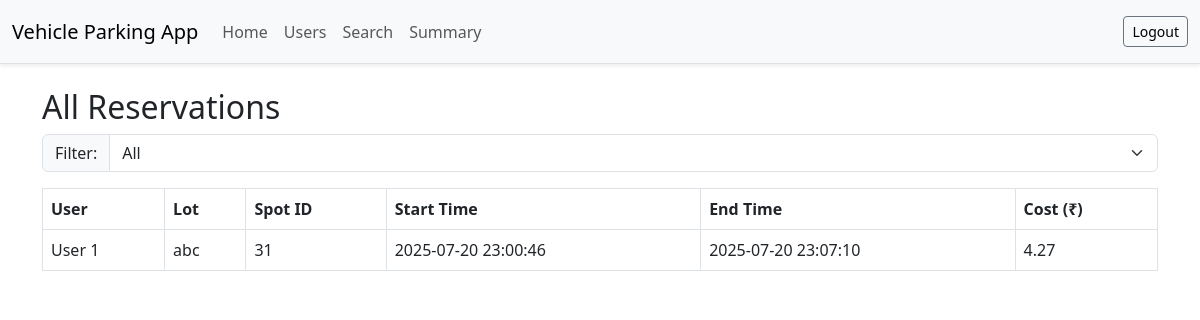
Screenshot of /admin/reservations (signed in) with the database file from the repository.
### models.py (models this page shows)
class Reservation(db.Model):
    id = db.Column(db.Integer, primary_key=True)
    user_id = db.Column(db.Integer, db.ForeignKey('user.id'), nullable=False)
    spot_id = db.Column(db.Integer, db.ForeignKey('parking_spot.id'), nullable=False)
    parking_time = db.Column(db.DateTime, nullable=True)
    release_time = db.Column(db.DateTime, nullable=True)
    cost = db.Column(db.Float, nullable=True)
    vehicle_number = db.Column(db.String(20), nullable=False)
    rating = db.Column(db.Float, nullable=True)

class User(db.Model):
    id = db.Column(db.Integer, primary_key=True)
    is_admin = db.Column(db.Boolean, default=False)
    name = db.Column(db.String(100), nullable=False)
    email = db.Column(db.String(100), unique=True, nullable=False)
    password_hash = db.Column(db.String(200), nullable=False)
    address=db.Column(db.String(200),nullable=False)
    pincode=db.Column(db.Integer,nullable=False)
    reservations = db.relationship('Reservation', backref='user', lazy=True)

class ParkingLot(db.Model):
    id = db.Column(db.Integer, primary_key=True)
    name = db.Column(db.String(100), nullable=False)
    address = db.Column(db.String(200), nullable=False)
    pin_code = db.Column(db.String(10), nullable=False)
    price = db.Column(db.Float, nullable=False)
    max_spots = db.Column(db.Integer, nullable=False)
    spots = db.relationship('ParkingSpot', backref='lot', lazy=True)

class ParkingSpot(db.Model):
    id = db.Column(db.Integer, primary_key=True)
    lot_id = db.Column(db.Integer, db.ForeignKey('parking_lot.id'), nullable=False)
    status = db.Column(db.String(1), nullable=False, default='A')  # A = Available, O = Occupied
    reservations = db.relationship('Reservation', backref='spot', lazy=True)

### app.py (the view)
@app.route('/admin/reservations')
def admin_reservations():
    if session.get('user') != 'admin':
        return redirect(url_for('login'))
    filter_status = request.args.get('status', 'all')
    if filter_status == 'active':
        reservations = Reservation.query.filter_by(release_time=None).order_by(Reservation.parking_time.desc()).all()
    elif filter_status == 'completed':
        reservations = Reservation.query.filter(Reservation.release_time.isnot(None)).order_by(Reservation.parking_time.desc()).all()
    else:
        reservations = Reservation.query.order_by(Reservation.parking_time.desc()).all()
    return render_template('admin_reservations.html', reservations=reservations, filter_status=filter_status)

### templates/admin_reservations.html (shortened to what this page needs)
{% extends "base.html" %}
{% block content %}
<h2>All Reservations</h2>
<form method="GET" class="mb-3">
    <div class="input-group">
        <label class="input-group-text" for="filter">Filter:</label>
        <select name="status" id="filter" class="form-select" onchange="this.form.submit()">
            <option value="all" {% if filter_status == 'all' %}selected{% endif %}>All</option>
        </select>
    </div>
</form>
<table class="table table-bordered">
    <thead>
        <tr>
            <th>User</th>
            <th>Lot</th>
            <th>Spot ID</th>
            <th>Start Time</th>
            <th>End Time</th>
            <th>Cost (₹)</th>
        </tr>
    </thead>
    <tbody>
        {% for res in reservations %}
        <tr>
            <td>{{ res.user.name }}</td>
            <td>{{ res.spot.lot.name }}</td>
            <td>{{ res.spot.id }}</td>
            <td>{{ res.parking_time.strftime('%Y-%m-%d %H:%M:%S') }}</td>
            <td>
                {% if res.release_time %}
                    {{ res.release_time.strftime('%Y-%m-%d %H:%M:%S') }}
                {% else %}
                    <span class="text-warning">Active</span>
                {% endif %}
            </td>
            <td>{{ res.cost if res.cost else '-' }}</td>
        </tr>
        {% endfor %}
    </tbody>
</table>
{% endblock %}

### static/css/styles.css (style rules this page uses)
body { background-color: #f8f9fa; }
h2 { margin-bottom: 20px; }

### rows the page displays
Reservation: user.name "User 1", spot.lot.name "abc", spot.id "31", parking_time "2025-07-20 23:00:46", release_time "2025-07-20 23:07:10", cost "4.27"
